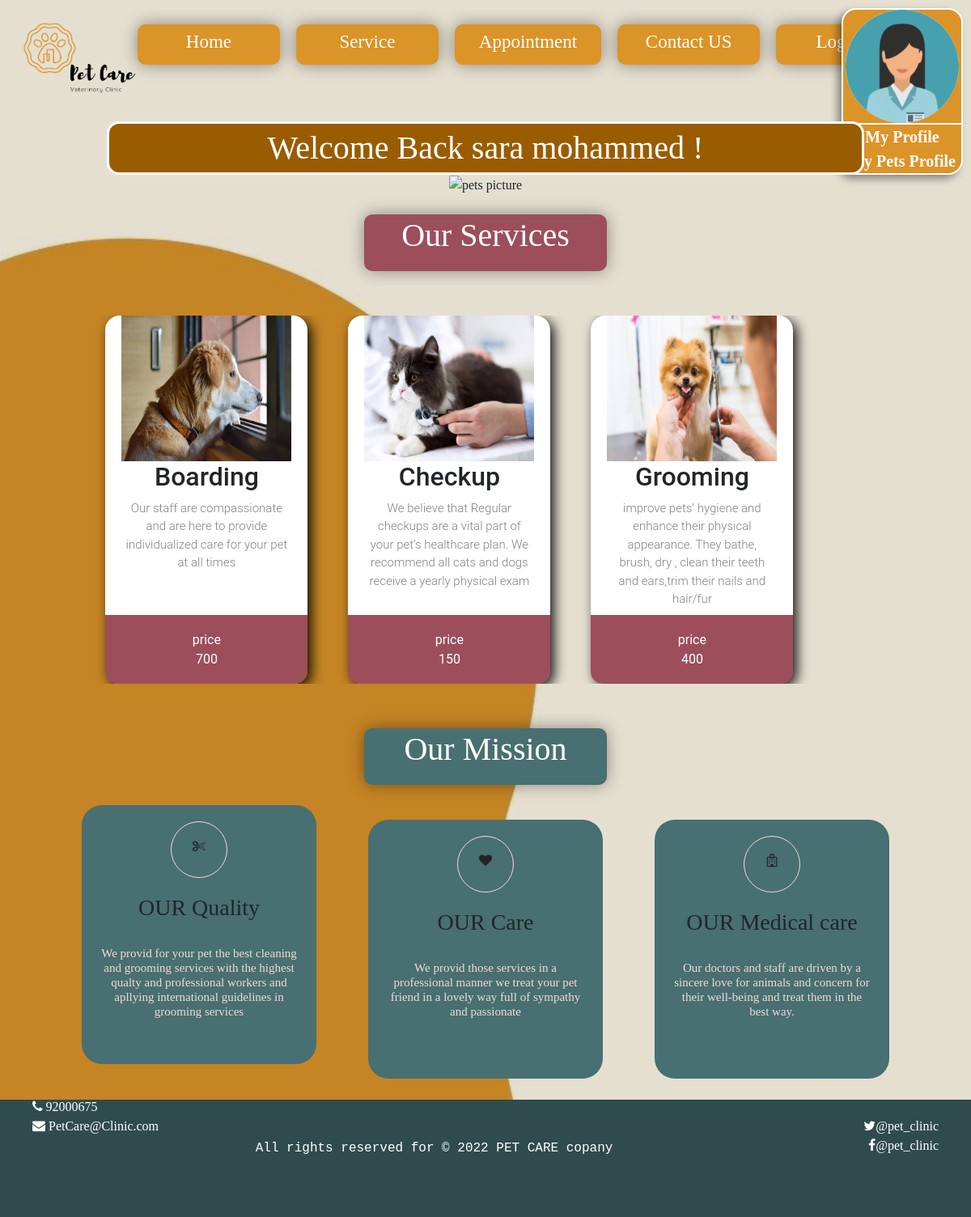
The app's page /welcom.php (signed in) with its own data.
### tables this page shows
CREATE TABLE `petowner` (
  `email` varchar(100) NOT NULL,
  `password` varchar(10) NOT NULL,
  `profilePhoto` varchar(100) NOT NULL,
  `phoneNumber` int(100) NOT NULL,
  `gender` varchar(10) NOT NULL,
  `Fname` varchar(50) NOT NULL,
  `Lname` varchar(50) NOT NULL
);

CREATE TABLE `service` (
  `name` varchar(100) NOT NULL,
  `photo` varchar(100) NOT NULL,
  `description` varchar(300) NOT NULL,
  `price` int(4) NOT NULL,
  `Vemail` varchar(100) NOT NULL DEFAULT 'veterinary@gmail.com'
);

### welcom.php (the view, shortened to what this page needs)
<!DOCTYPE html>
<html lang="en">
<head>
    <link rel="stylesheet" href="https://cdn.jsdelivr.net/npm/bootstrap@5.1.3/dist/css/bootstrap.min.css">
    <link rel="stylesheet" href="https://stackpath.bootstrapcdn.com/font-awesome/4.7.0/css/font-awesome.min.css">
</head>
<body>
    <header>
        <div class="navigationStart">
            <div class="navigationBar">
                <img src="petlogo.png" alt="logo" class="nav-bar-logo" >
            <ul id="navigationUL">
                <li class="navigationItem" ><a class="a-navbar" href="#">Home</a></li>
                <li class="navigationItem" ><a class="a-navbar" href="#ourServices">Service</a></li>
                <li class="navigationItem" ><a class="a-navbar" href="app.php">Appointment</a></li>
                <li class="navigationItem" ><a  class="a-navbar"href="#foot">Contact US</a></li>
                <li class="navigationItem" ><a  class="a-navbar"href="home page.php">Log Out</a></li>
            </ul>
        </div>
        <nav class="nav-profile" ><a class="profile-link" href="userProfile.php">
                      <?php
          $email=$_SESSION['email'];
       $queryChoosingOwner="SELECT `profilePhoto` FROM `petowner` WHERE `email`='$email';";
         if(!($database =mysqli_connect("localhost","root","")))
          die("<P>Could not connect to database </p>");
   if(!($resultOwner= mysqli_query($database,$queryChoosingOwner))){
    print("<p>Could not execute query</p>");
              die(mysqli_error());
}
        while ($row=mysqli_fetch_row($resultOwner)){
            foreach($row as $key=>$value)
                  print("<img src='profile_img/$value' alt ='profile picture' style=>");
        }
      ?>
            </a>
            <ul >
                    <li ><a  href="userProfile.php"> My Profile</a></li>
                <li > <a href="petprof.php"> My Pets Profile</a></li>
            </ul>
        </nav>
    </header>
    <div class="welcome">
        <?php
        $email=$_SESSION['email'];
       $queryChoosingOwner="SELECT `Fname`,`Lname` FROM `petowner` WHERE email='$email';";
         if(!($database =mysqli_connect("localhost","root","")))
          die("<P>Could not connect to database </p>");
   if(!($resultOwner= mysqli_query($database,$queryChoosingOwner))){
    print("<p>Could not execute query</p>");
              die(mysqli_error());
}
           print("<span class='Onwername'>Welcome Back ");
        while ($row=mysqli_fetch_row($resultOwner)){
            foreach($row as $key=>$value)
            print (" ".$value." ");
        }
  print("!</span>");
      ?>
    </div>
 <img src="catyellow.jpg" alt="pets picture" class="yellowCat" >
<div class="parent">
    <div class="child1">
        <br>
        <div class="service-title" ><h1 id="ourServices">Our Services</h1></div>
        <div class="services">
<?php
      $query = "SELECT * FROM `service`";
      if(!($database =mysqli_connect("localhost","root","")))
          die("<P>Could not connect to database </p>");
if(!($result= mysqli_query($database,$query))){
    print("<p>Could not execute query</p>");
              die(mysqli_error());
}
      ?>
            <?php
      if(mysqli_num_rows($result)>0){
         for($counter=0;$row=mysqli_fetch_assoc($result);++$counter){
             $name=$row['name'];
             $photo=$row['photo'];
             $description=$row['description'];
             $price=$row["price"];
             $castprice=(string)$price;
             print(" <div class='serv1'>
            <div class='card-image1'><img class='card-image'src='$photo' ></div>
            <div class='card-text1'>
             <h2>$name</h2><p> $description</p>
            </div>
                <div class='card-stats1'>
            <div class='type'>price</div>
             <div class='value'>$castprice</div>
             </div>
            </div>" );
         }
      }
      ?>
            </div>
    </div>
    <div class="child2">
<div class="ourmession-title" ><h1>
    Our Mission
</h1> </div>
 <div class = "col-md-3 "  style="width:'200'">
<div class="icon">
<i class ="fa fa-scissors"></i>
</div>
<h3>
OUR <span>Quality</span><p>
 We provid for your pet the best cleaning
and grooming services  with the highest qualty and
professional workers and apllying international guidelines in grooming services
</p>
</h3></div>
<div class = "col-md-3">
<div class="icon">
<i class ="fa fa-heart"></i>
</div>
<h3>
OUR <span>Care</span><p>
We provid those services in a professional manner we treat your pet friend in a lovely way full of sympathy and passionate
</p>
</h3></div>
 <div class = "col-md-3">
<div class="icon">
<i class ="fa fa-hospital-o"></i>
</div>
<h3>
OUR <span>Medical care</span><p>
 Our doctors and staff are driven by a sincere love for animals and concern for their well-being and treat them in the best way.
</p>
</h3></div>
       </div>
    <div><?php include("footer.php"); ?></div>
</body>
</html>

### footer.php (shortened to what this page needs)
<!DOCTYPE html>
<html lang="en">
<head>
    <link rel="stylesheet" href="https://stackpath.bootstrapcdn.com/font-awesome/4.7.0/css/font-awesome.min.css">
    </head>
    <body>
<footer id="foot" >    <div class="icon">
    <i class ="fa fa-phone" style="float: left; padding-left: 40px; "> 92000675 </i> </p>
    <br>
    <div class="icon">
        <i class ="fa fa-envelope" style="float: left;  padding-left: 40px; "> <a href="mailto:PetCare@Clinic.com" style="text-decoration: none; color: #fff; ">PetCare@Clinic.com</a>  </i>
    <div class="icon"> <i class ="fa fa-twitter" style="float: right; padding-right: 40px; "><a href="#" style="text-decoration: none; color: #fff; "></a>@pet_clinic</i></div>
    <br>
    <div class="icon"> <i class ="fa fa-facebook" style="float: right; padding-right: 40px; "><a href="#" style="text-decoration: none; color: #fff; "></a>@pet_clinic</i></div>
</div>
<p>All rights reserved for &copy; 2022 PET CARE copany</p></footer>
    </body>
</html>

### welcom.php (style rules this page uses)
* { margin: 0; padding: 0; text-align: center; }
body { font-family: "be vietnam"; background-image: linear-gradient(rgba(0,0,0,0.1),rgba(0,0,0,0.1)),url(Background.jpg); background-attachment: fixed; background-size: cover; }
nav { position: relative; top: 10px; border: 2px solid rgb(255, 255, 255); font-weight: bold; color: white; text-align: center; width: 10em; width: 150px; background-color: #DB9428; border-radius: 18px; box-shadow: -5px 5px 10px 0 rgba(0,0,0,0.4); }
nav ul { border-top:2px solid rgb(255, 255, 255); display: block; list-style: none; margin: 0; padding: 0; }
nav ul li a { font-size: 20px; text-decoration: none; color:white; }
header .a-navbar { padding: 40px 0; font-size: 23px; }
.nav-bar-logo { width: 250px; height: 150px; }
.nav-profile { position: absolute; right: 10px; }
.nav-profile img { border-radius: 50%; width: 140px; height: 140px; }
.navigationBar { grid-area: header; }
.nav-bar-logo { width: auto; margin-left: 20px; float: left; }
.navigationItem { text-align: center; padding: 10px 30px; padding-top: 5px; border-radius: 10px; margin-right: 20px; width: 200px; background-color: #DB9428; transition: transform .3s; box-shadow: 0 0 20px rgba(0, 0, 0, 0.4); }
.navigationStart { display: grid; grid-template-areas: 'header header' }
.a-navbar { text-decoration: none; color: #fff; }
#navigationUL { list-style-type: none; padding: 0; margin: 30px 55px 0; display: flex; }
.profile-link { position: relative; }
.welcome { background-color:#995c00; position: relative; color: #fff; width: 78%; margin: 0 auto; border-radius: 15px; border: 3px solid #fefefe; }
.yellowCat { width:90%; margin: 0 ; height: 470px; position: relative; }
.service-title { height: 70px; width:300px; grid-area: service-title; margin-bottom: 15px; padding: 2px 30px; margin-left: auto; margin-right: auto; text-align: center; border-radius: 10px; background-color: #9C4E5B; font-size: 1px; color: white; box-shadow: 0 0 20px rgba(0, 0, 0, 0.4); }
.services { margin-left: auto; margin-right: auto; display: flex; justify-content: center; overflow:auto; grid-area: services; display: grid; width: 83.4%; grid-template-columns: 250px 250px 250px; grid-column-gap: 50px; grid-template-areas: "serv1 serv2 serv3"; margin: 55px; height: auto; }
.serv1 { background-color: white; display: grid; grid-template-rows: 180px 190px 85px; grid-column-gap: 50px; grid-template-areas: "image" "text" "stats"; border-radius: 18px; box-shadow: 5px 5px 15px rgba(0,0,0,0.9); font-family: roboto; text-align: center; transition: 0.5s ease; cursor: pointer; }
.card-image { height: 180px; width: 210px; }
.card-image1 { border-top-left-radius: 15px; border-top-right-radius: 15px; background-size: cover; }
.card-text1 { grid-area: text; margin: 25px; }
.card-text1 p { color: grey; font-size:15px; font-weight: 300; }
.card-text1 { margin-top:0px; font-size:28px; }
.card-stats1 { grid-area: stats; border-bottom-left-radius: 15px; border-bottom-right-radius: 15px; background: #9C4E5B; display: flex; align-items: center; justify-content: center; flex-direction: column; color: white; padding:10px; }
.ourmession-title { height: 70px; width:300px; grid-area: service-title; margin-bottom: 15px; padding: 2px 30px; margin-left: auto; margin-right: auto; text-align: center; border-radius: 10px; background-color: #486F72; font-size: 1px; color: white; box-shadow: 0 0 20px rgba(0, 0, 0, 0.4); }
.col-md-3 { padding: 0px 0px; display: inline-block; border-radius: 25px; background-color: #486F72; width:290px; height: 320px; margin: 10px 30px 10px 30px; }
.col-md-3 .icon { margin: 20px auto; padding: 18px; height: 70px; width: 70px; border: 1px solid #F2DBD6; border-radius: 50px; }
.col-md-3 p { font-size: 15px; margin-top: 10px; color:#F2DBD6; padding: 20px; }
.Onwername { font-size: 40px; }

### footer.php (style rules this page uses)
footer { clear: both; background-color: #304b4d; text-align: center; color: #fff; font-size: medium; font-family: 'Courier New', Courier, monospace; height: 145px; }

### records on screen
petowner: profilePhoto (picture), Fname "sara", Lname "mohammed"
service: photo (picture), name "Boarding", description "Our staff are compassionate and are here to provide individualized care for your pet at all times", price "700"
service: shows a picture, name "Checkup", description "We believe that Regular checkups are a vital part of your pet’s healthcare plan. We recommend all cats and dogs receive a yearly physical exam", price "150"
service: photo (picture), name "Grooming", description "improve pets’ hygiene and enhance their physical appearance. They bathe, brush, dry , clean their teeth and ears,trim their nails and hair/fur", price "400"
